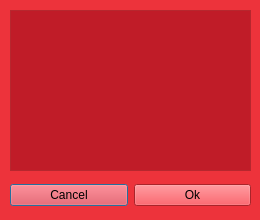
<?xml version="1.0" encoding="UTF-8"?>
<ui version="4.0">
 <class>Dialog</class>
 <widget class="QDialog" name="Dialog">
  <property name="geometry">
   <rect>
    <x>0</x>
    <y>0</y>
    <width>260</width>
    <height>220</height>
   </rect>
  </property>
  <property name="palette">
   <palette>
    <active>
     <colorrole role="WindowText">
      <brush brushstyle="SolidPattern">
       <color alpha="255">
        <red>0</red>
        <green>0</green>
        <blue>0</blue>
       </color>
      </brush>
     </colorrole>
     <colorrole role="Button">
      <brush brushstyle="SolidPattern">
       <color alpha="255">
        <red>237</red>
        <green>51</green>
        <blue>59</blue>
       </color>
      </brush>
     </colorrole>
     <colorrole role="Light">
      <brush brushstyle="SolidPattern">
       <color alpha="255">
        <red>255</red>
        <green>155</green>
        <blue>160</blue>
       </color>
      </brush>
     </colorrole>
     <colorrole role="Midlight">
      <brush brushstyle="SolidPattern">
       <color alpha="255">
        <red>246</red>
        <green>103</green>
        <blue>109</blue>
       </color>
      </brush>
     </colorrole>
     <colorrole role="Dark">
      <brush brushstyle="SolidPattern">
       <color alpha="255">
        <red>118</red>
        <green>25</green>
        <blue>29</blue>
       </color>
      </brush>
     </colorrole>
     <colorrole role="Mid">
      <brush brushstyle="SolidPattern">
       <color alpha="255">
        <red>158</red>
        <green>34</green>
        <blue>39</blue>
       </color>
      </brush>
     </colorrole>
     <colorrole role="Text">
      <brush brushstyle="SolidPattern">
       <color alpha="255">
        <red>0</red>
        <green>0</green>
        <blue>0</blue>
       </color>
      </brush>
     </colorrole>
     <colorrole role="BrightText">
      <brush brushstyle="SolidPattern">
       <color alpha="255">
        <red>255</red>
        <green>255</green>
        <blue>255</blue>
       </color>
      </brush>
     </colorrole>
     <colorrole role="ButtonText">
      <brush brushstyle="SolidPattern">
       <color alpha="255">
        <red>0</red>
        <green>0</green>
        <blue>0</blue>
       </color>
      </brush>
     </colorrole>
     <colorrole role="Base">
      <brush brushstyle="SolidPattern">
       <color alpha="255">
        <red>192</red>
        <green>28</green>
        <blue>40</blue>
       </color>
      </brush>
     </colorrole>
     <colorrole role="Window">
      <brush brushstyle="SolidPattern">
       <color alpha="255">
        <red>237</red>
        <green>51</green>
        <blue>59</blue>
       </color>
      </brush>
     </colorrole>
     <colorrole role="Shadow">
      <brush brushstyle="SolidPattern">
       <color alpha="255">
        <red>0</red>
        <green>0</green>
        <blue>0</blue>
       </color>
      </brush>
     </colorrole>
     <colorrole role="AlternateBase">
      <brush brushstyle="SolidPattern">
       <color alpha="255">
        <red>246</red>
        <green>153</green>
        <blue>157</blue>
       </color>
      </brush>
     </colorrole>
     <colorrole role="ToolTipBase">
      <brush brushstyle="SolidPattern">
       <color alpha="255">
        <red>255</red>
        <green>255</green>
        <blue>220</blue>
       </color>
      </brush>
     </colorrole>
     <colorrole role="ToolTipText">
      <brush brushstyle="SolidPattern">
       <color alpha="255">
        <red>0</red>
        <green>0</green>
        <blue>0</blue>
       </color>
      </brush>
     </colorrole>
     <colorrole role="PlaceholderText">
      <brush brushstyle="SolidPattern">
       <color alpha="128">
        <red>0</red>
        <green>0</green>
        <blue>0</blue>
       </color>
      </brush>
     </colorrole>
    </active>
    <inactive>
     <colorrole role="WindowText">
      <brush brushstyle="SolidPattern">
       <color alpha="255">
        <red>0</red>
        <green>0</green>
        <blue>0</blue>
       </color>
      </brush>
     </colorrole>
     <colorrole role="Button">
      <brush brushstyle="SolidPattern">
       <color alpha="255">
        <red>237</red>
        <green>51</green>
        <blue>59</blue>
       </color>
      </brush>
     </colorrole>
     <colorrole role="Light">
      <brush brushstyle="SolidPattern">
       <color alpha="255">
        <red>255</red>
        <green>155</green>
        <blue>160</blue>
       </color>
      </brush>
     </colorrole>
     <colorrole role="Midlight">
      <brush brushstyle="SolidPattern">
       <color alpha="255">
        <red>246</red>
        <green>103</green>
        <blue>109</blue>
       </color>
      </brush>
     </colorrole>
     <colorrole role="Dark">
      <brush brushstyle="SolidPattern">
       <color alpha="255">
        <red>118</red>
        <green>25</green>
        <blue>29</blue>
       </color>
      </brush>
     </colorrole>
     <colorrole role="Mid">
      <brush brushstyle="SolidPattern">
       <color alpha="255">
        <red>158</red>
        <green>34</green>
        <blue>39</blue>
       </color>
      </brush>
     </colorrole>
     <colorrole role="Text">
      <brush brushstyle="SolidPattern">
       <color alpha="255">
        <red>0</red>
        <green>0</green>
        <blue>0</blue>
       </color>
      </brush>
     </colorrole>
     <colorrole role="BrightText">
      <brush brushstyle="SolidPattern">
       <color alpha="255">
        <red>255</red>
        <green>255</green>
        <blue>255</blue>
       </color>
      </brush>
     </colorrole>
     <colorrole role="ButtonText">
      <brush brushstyle="SolidPattern">
       <color alpha="255">
        <red>0</red>
        <green>0</green>
        <blue>0</blue>
       </color>
      </brush>
     </colorrole>
     <colorrole role="Base">
      <brush brushstyle="SolidPattern">
       <color alpha="255">
        <red>192</red>
        <green>28</green>
        <blue>40</blue>
       </color>
      </brush>
     </colorrole>
     <colorrole role="Window">
      <brush brushstyle="SolidPattern">
       <color alpha="255">
        <red>237</red>
        <green>51</green>
        <blue>59</blue>
       </color>
      </brush>
     </colorrole>
     <colorrole role="Shadow">
      <brush brushstyle="SolidPattern">
       <color alpha="255">
        <red>0</red>
        <green>0</green>
        <blue>0</blue>
       </color>
      </brush>
     </colorrole>
     <colorrole role="AlternateBase">
      <brush brushstyle="SolidPattern">
       <color alpha="255">
        <red>246</red>
        <green>153</green>
        <blue>157</blue>
       </color>
      </brush>
     </colorrole>
     <colorrole role="ToolTipBase">
      <brush brushstyle="SolidPattern">
       <color alpha="255">
        <red>255</red>
        <green>255</green>
        <blue>220</blue>
       </color>
      </brush>
     </colorrole>
     <colorrole role="ToolTipText">
      <brush brushstyle="SolidPattern">
       <color alpha="255">
        <red>0</red>
        <green>0</green>
        <blue>0</blue>
       </color>
      </brush>
     </colorrole>
     <colorrole role="PlaceholderText">
      <brush brushstyle="SolidPattern">
       <color alpha="128">
        <red>0</red>
        <green>0</green>
        <blue>0</blue>
       </color>
      </brush>
     </colorrole>
    </inactive>
    <disabled>
     <colorrole role="WindowText">
      <brush brushstyle="SolidPattern">
       <color alpha="255">
        <red>118</red>
        <green>25</green>
        <blue>29</blue>
       </color>
      </brush>
     </colorrole>
     <colorrole role="Button">
      <brush brushstyle="SolidPattern">
       <color alpha="255">
        <red>237</red>
        <green>51</green>
        <blue>59</blue>
       </color>
      </brush>
     </colorrole>
     <colorrole role="Light">
      <brush brushstyle="SolidPattern">
       <color alpha="255">
        <red>255</red>
        <green>155</green>
        <blue>160</blue>
       </color>
      </brush>
     </colorrole>
     <colorrole role="Midlight">
      <brush brushstyle="SolidPattern">
       <color alpha="255">
        <red>246</red>
        <green>103</green>
        <blue>109</blue>
       </color>
      </brush>
     </colorrole>
     <colorrole role="Dark">
      <brush brushstyle="SolidPattern">
       <color alpha="255">
        <red>118</red>
        <green>25</green>
        <blue>29</blue>
       </color>
      </brush>
     </colorrole>
     <colorrole role="Mid">
      <brush brushstyle="SolidPattern">
       <color alpha="255">
        <red>158</red>
        <green>34</green>
        <blue>39</blue>
       </color>
      </brush>
     </colorrole>
     <colorrole role="Text">
      <brush brushstyle="SolidPattern">
       <color alpha="255">
        <red>118</red>
        <green>25</green>
        <blue>29</blue>
       </color>
      </brush>
     </colorrole>
     <colorrole role="BrightText">
      <brush brushstyle="SolidPattern">
       <color alpha="255">
        <red>255</red>
        <green>255</green>
        <blue>255</blue>
       </color>
      </brush>
     </colorrole>
     <colorrole role="ButtonText">
      <brush brushstyle="SolidPattern">
       <color alpha="255">
        <red>118</red>
        <green>25</green>
        <blue>29</blue>
       </color>
      </brush>
     </colorrole>
     <colorrole role="Base">
      <brush brushstyle="SolidPattern">
       <color alpha="255">
        <red>237</red>
        <green>51</green>
        <blue>59</blue>
       </color>
      </brush>
     </colorrole>
     <colorrole role="Window">
      <brush brushstyle="SolidPattern">
       <color alpha="255">
        <red>237</red>
        <green>51</green>
        <blue>59</blue>
       </color>
      </brush>
     </colorrole>
     <colorrole role="Shadow">
      <brush brushstyle="SolidPattern">
       <color alpha="255">
        <red>0</red>
        <green>0</green>
        <blue>0</blue>
       </color>
      </brush>
     </colorrole>
     <colorrole role="AlternateBase">
      <brush brushstyle="SolidPattern">
       <color alpha="255">
        <red>237</red>
        <green>51</green>
        <blue>59</blue>
       </color>
      </brush>
     </colorrole>
     <colorrole role="ToolTipBase">
      <brush brushstyle="SolidPattern">
       <color alpha="255">
        <red>255</red>
        <green>255</green>
        <blue>220</blue>
       </color>
      </brush>
     </colorrole>
     <colorrole role="ToolTipText">
      <brush brushstyle="SolidPattern">
       <color alpha="255">
        <red>0</red>
        <green>0</green>
        <blue>0</blue>
       </color>
      </brush>
     </colorrole>
     <colorrole role="PlaceholderText">
      <brush brushstyle="SolidPattern">
       <color alpha="128">
        <red>0</red>
        <green>0</green>
        <blue>0</blue>
       </color>
      </brush>
     </colorrole>
    </disabled>
   </palette>
  </property>
  <property name="windowTitle">
   <string>Dialog</string>
  </property>
  <widget class="QWidget" name="horizontalLayoutWidget">
   <property name="geometry">
    <rect>
     <x>10</x>
     <y>180</y>
     <width>241</width>
     <height>31</height>
    </rect>
   </property>
   <layout class="QHBoxLayout" name="horizontalLayout">
    <item>
     <widget class="QPushButton" name="cancel_button">
      <property name="text">
       <string>Cancel</string>
      </property>
     </widget>
    </item>
    <item>
     <widget class="QPushButton" name="ok_button">
      <property name="text">
       <string>Ok</string>
      </property>
     </widget>
    </item>
   </layout>
  </widget>
  <widget class="QListWidget" name="listWidget">
   <property name="geometry">
    <rect>
     <x>10</x>
     <y>10</y>
     <width>241</width>
     <height>161</height>
    </rect>
   </property>
  </widget>
 </widget>
 <resources/>
 <connections/>
</ui>
